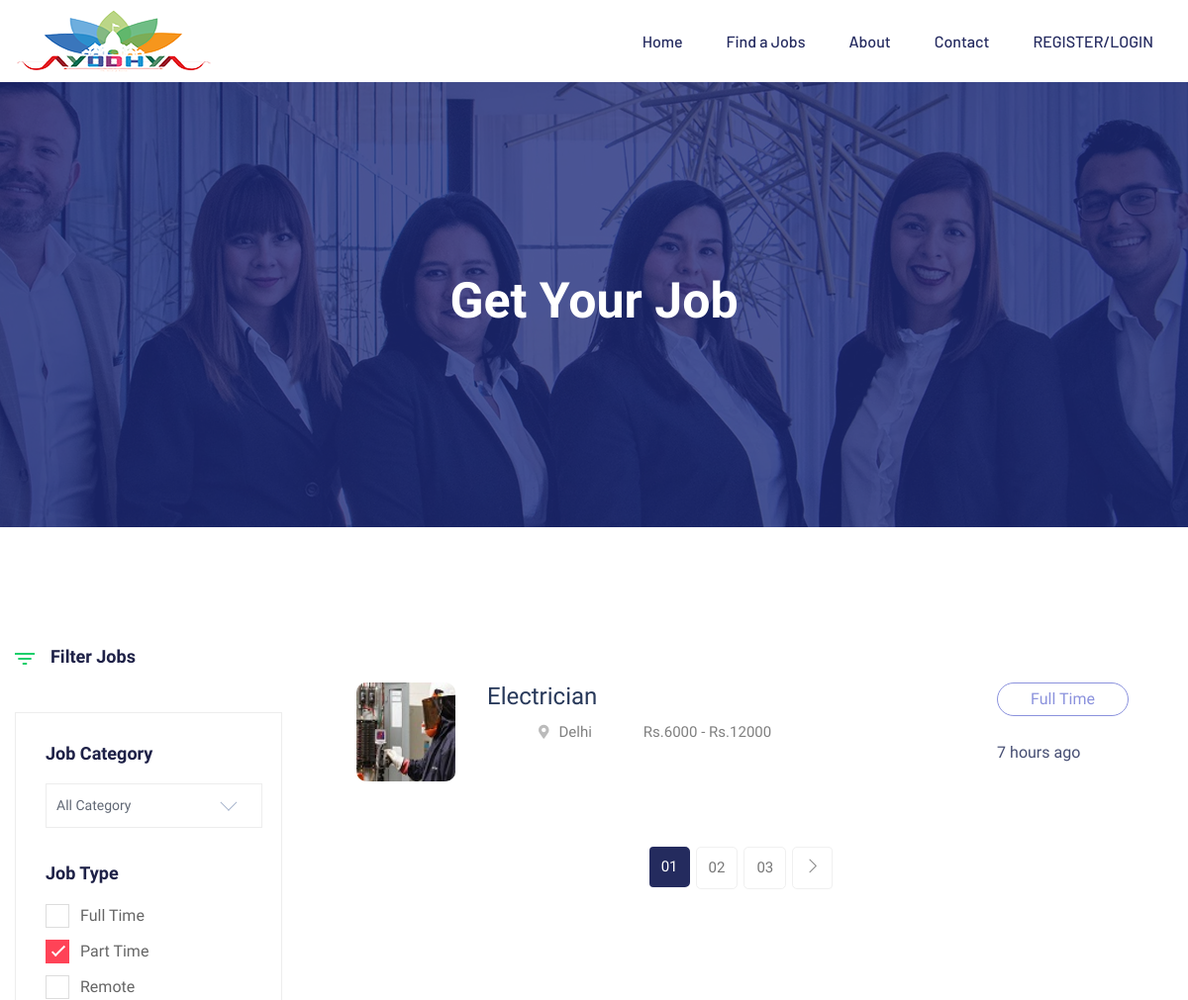
/joblisting/ (upper part), run on an earlier commit of the app's database.
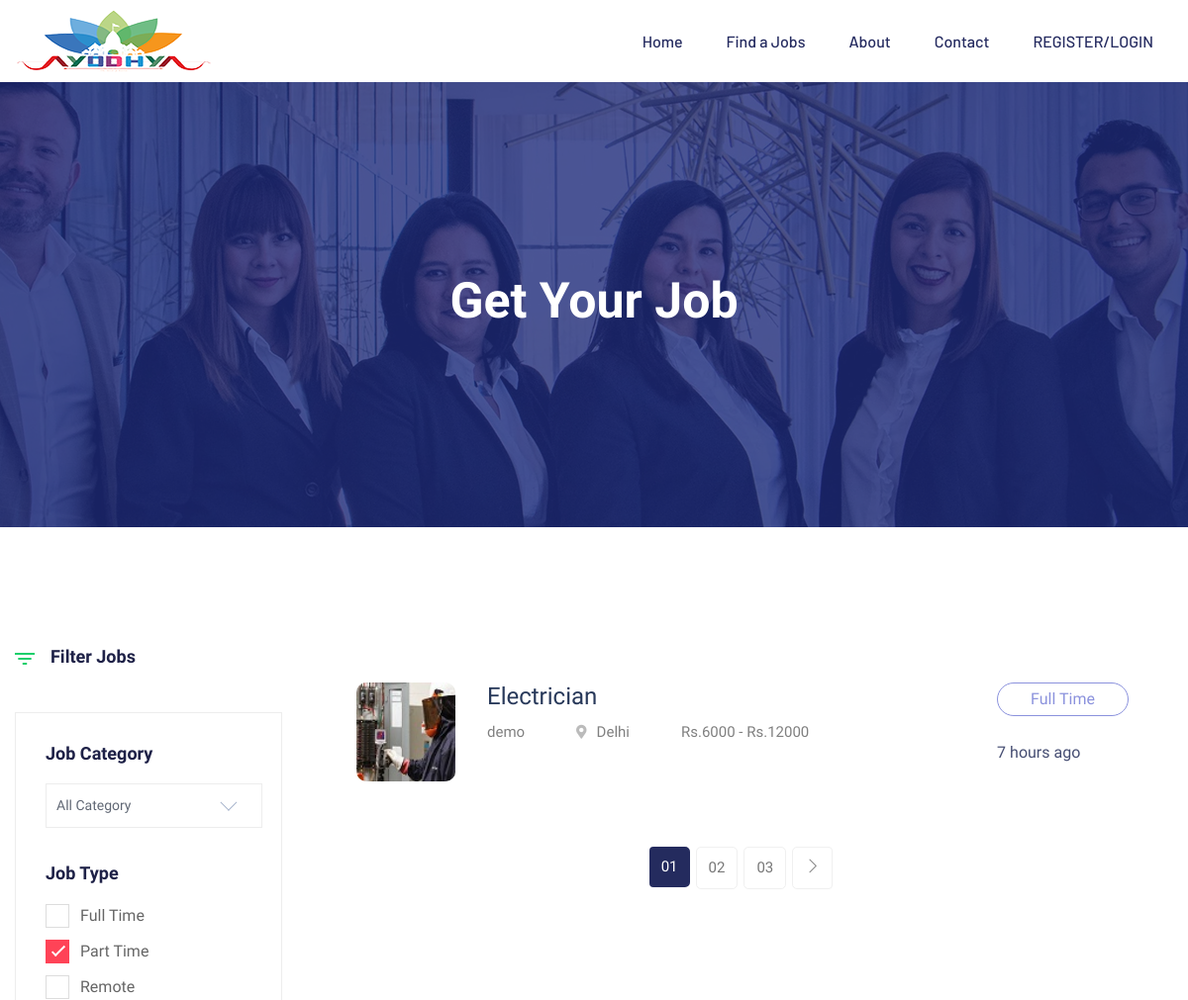
And on a later commit of the database.
### app/models.py (models this page shows, shortened)
class Job(models.Model):
    job_img = models.ImageField(upload_to='Jobs_Img')
    job_name = models.CharField(max_length=100)
    company_name = models.CharField(max_length=100)
    job_location = models.CharField(max_length=100)
    min_sallery = models.IntegerField()
    max_sallery = models.IntegerField()
    Vacancy = models.IntegerField()
    date =models.DateField(auto_now_add=True)
    job_des = RichTextField()
    job_skill = RichTextField()
    job_experience = RichTextField()
    salary = models.IntegerField()

### app/views.py (the view)
# urls.py: path('joblisting/',views.joblisting,name="joblisting"),
def joblisting(request):
    job = Job.objects.all()
    return render(request,'homepage/job_listing.html',{'job':job})

### templates/homepage/job_listing.html (shortened to what the changed rows need)
{% extends 'BASE/base.html' %}
{% load static %}
{% block content %}
<main>
  <div class="slider-area">
    <div class="single-slider section-overly slider-height2 d-flex align-items-center"
      data-background="{% static 'assets/img/hero/about.jpg' %}">
      <div class="container">
        <div class="row">
          <div class="col-xl-12">
            <div class="hero-cap text-center">
              <h2>Get your job</h2>
            </div>
          </div>
        </div>
      </div>
    </div>
  </div>
  <div class="job-listing-area pt-120 pb-120">
    <div class="container">
      <div class="row">
        <div class="col-xl-9 col-lg-9 col-md-8">
          <section class="featured-job-area">
            <div class="container">
              {% for i in job %}
              <div class="single-job-items mb-30">
                <div class="job-items">
                  <div class="company-img">
                    <a href="#"><img class="img-circle" src="{% static 'assets/img/icon/elec.jpg' %}" alt="" /></a>
                  </div>
                  <div class="job-tittle job-tittle2">
                    <a href="#">
                      <h4>{{i.job_name}}</h4>
                    </a>
                    <ul>
                      <li>{{i.company_name}}</li>
                      <li>
                        <i class="fas fa-map-marker-alt"></i>{{i.job_location}}
                      </li>
                      <li>Rs.{{i.min_sallery}} - Rs.{{i.max_sallery}}</li>
                    </ul>
                  </div>
                </div>
                <div class="items-link items-link2 f-right">
                  <a href="{% url 'jobdetails' i.id %}">Full Time</a>
                  <span>7 hours ago</span>
                </div>
              </div>
              {% endfor %}
            </div>
          </section>
        </div>
      </div>
    </div>
  </div>
</main>
{% endblock content %}

What changed in the data, as far as the page shows it:
changed Job "Electrician": company_name (not shown) → "demo"
